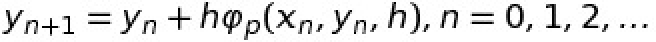
#> input picture 2-Math modeling/Galkin_Letavin_8/Formuls/10.jpg, 328 x 21 px (shown 2 times larger)
$ python -i ImPhSh.py   (imports and definitions only)
#> lines starting #> are read from the running program, lines starting #| are printed output that depends on the picture
from PIL import Image,ImageDraw, ImageFilter
import numpy as np
import random
import math as m
from random import randint
import os


# [549 lines left out: functions TR, Photo_to_Sim, Rand_Rectangle, Circule, Lines, Carousel and 3 more, not called in this run]

def Rand_30_rectangles(path):
    im = Image.open(path)
#> im is the input picture: PIL image 328x21 L; min 0, max 255, mean 228.4

    w = im.size[0]
#> w = 328
    h = im.size[1]
#> h = 21
    #print (w, h)

    m0 = im.crop((0, 0, w/6, h/5))
    m1 = im.crop((w/6, 0, w/3, h/5))
    m2 = im.crop((w/3, 0, w/2, h/5))
    m3 = im.crop((w/2, 0, 2*w/3, h/5))
    m4 = im.crop((2*w/3, 0, 5*w/6, h/5))
    m5 = im.crop((5*w/6, 0, w, h/5))


    m6 = im.crop((0, h/5, w/6, 2*h/5))

    m7 = im.crop((w/6, h/5, w/3, 2*h/5))

    m8 = im.crop((w/3, h/5, w/2, 2*h/5))
    m9 = im.crop((w/2, h/5, 2*w/3, 2*h/5))


    m10 = im.crop((2*w/3, h/5, 5*w/6, 2*h/5))

    m11 = im.crop((5*w/6, h/5, w, 2*h/5))

    m12 = im.crop((0, 2*h/5, w/6, 3*h/5))
    m13 = im.crop((w/6, 2*h/5, w/3, 3*h/5))

    m14 = im.crop((w/3, 2*h/5, w/2, 3*h/5))

    m15 = im.crop((w/2, 2*h/5, 2*w/3, 3*h/5))

    m16 = im.crop((2*w/3, 2*h/5, 5*w/6, 3*h/5))

    m17 = im.crop((5*w/6, 2*h/5, w, 3*h/5))

    m18 = im.crop((0, 3*h/5, w/6, 4*h/5))

    m19 = im.crop((w/6, 3*h/5, w/3, 4*h/5))

    m20 = im.crop((w/3, 3*h/5, w/2, 4*h/5))

    m21 = im.crop((w/2, 3*h/5, 2*w/3, 4*h/5))

    m22 = im.crop((2*w/3, 3*h/5, 5*w/6, 4*h/5))
    m23 = im.crop((5*w/6, 3*h/5, w, 4*h/5))


    m24 = im.crop((0, 4*h/5, w/6, h))

    m25 = im.crop((w/6, 4*h/5, w/3, h))

    m26 = im.crop((w/3, 4*h/5, w/2, h))

    m27 = im.crop((w/2, 4*h/5, 2*w/3, h))
    m28 = im.crop((2*w/3, 4*h/5, 5*w/6, h))

    m29 = im.crop((5*w/6, 4*h/5, w, h))


    im_list = [m0, m1, m2, m3, m4, m5, m6, m7, m8, m9, m10, m11, m12, m13, m14, m15, m16, m17, m18, m19, m20, m21, m22, m23, m24, m25, m26, m27, m28, m29]
    number_list = [0,1,2,3,4,5,6,7,8,9,10,11,12,13,14,15,16,17,18,19,20,21,22,23,24,25,26,27,28,29]
    n_list = []
    num_list = np.zeros(12)
    i_list = []
    n_list.append(random.sample(number_list, 12))
    for i in range(12):
        a = n_list[0][i]
        i_list.append(im_list[a])
        num_list[i] = n_list[0][i]
#> after the loop, i_list = 12 items; num_list = [27, 12, 24, 13, 1, 8, 16, 15, 28, 9, 22, 11]
    print(num_list)
#| [27. 12. 24. 13.  1.  8. 16. 15. 28.  9. 22. 11.]
    random.shuffle(num_list)
    print(num_list)
#| [16.  8. 22. 11. 15. 27. 12.  1. 24. 28. 13.  9.]

    img1 = Image.new( mode = "RGB", size = (w, h), color = (210, 105, 30) )
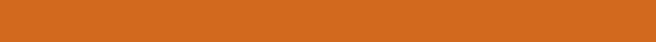
#> img1: PIL image 328x21 RGB (shown 2 times larger); mean R, G, B 210, 105, 30


    img = img1

    def F(image, n):
        if n == 0:
            img.paste(image,(0,0))
        elif n == 1:
            img.paste(image,(int(w/6),0))
        elif n == 2:
            img.paste(image,(int(w/3),0))
        elif n == 3:
            img.paste(image,(int(w/2),0))
        elif n == 4:
            img.paste(image,(int(2*w/3),0))
        elif n == 5:
            img.paste(image,(int(5*w/6),0))
        elif n == 6:
            img.paste(image,(0,int(h/5)))
        elif n == 7:
            img.paste(image,(int(w/6),int(h/5)))
        elif n == 8:
            img.paste(image,(int(w/3),int(h/5)))
        elif n == 9:
            img.paste(image,(int(w/2),int(h/5)))
        elif n == 10:
            img.paste(image,(int(2*w/3),int(h/5)))
        elif n == 11:
            img.paste(image,(int(5*w/6),int(h/5)))
        elif n == 12:
            img.paste(image,(0,int(2*h/5)))
        elif n == 13:
            img.paste(image,(int(w/6),int(2*h/5)))
        elif n == 14:
            img.paste(image,(int(w/3),int(2*h/5)))
        elif n == 15:
            img.paste(image,(int(w/2),int(2*h/5)))
        elif n == 16:
            img.paste(image,(int(2*w/3),int(2*h/5)))
        elif n == 17:
            img.paste(image,(int(5*w/6),int(2*h/5)))
        elif n == 18:
            img.paste(image,(0,int(3*h/5)))
        elif n == 19:
            img.paste(image,(int(w/6),int(3*h/5)))
        elif n == 20:
            img.paste(image,(int(w/3),int(3*h/5)))
        elif n == 21:
            img.paste(image,(int(w/2),int(3*h/5)))
        elif n == 22:
            img.paste(image,(int(2*w/3),int(3*h/5)))
        elif n == 23:
            img.paste(image,(int(5*w/6),int(3*h/5)))
        elif n == 24:
            img.paste(image,(0,int(4*h/5)))
        elif n == 25:
            img.paste(image,(int(w/6),int(4*h/5)))
        elif n == 26:
            img.paste(image,(int(w/3),int(4*h/5)))
        elif n == 27:
            img.paste(image,(int(w/2),int(4*h/5)))
        elif n == 28:
            img.paste(image,(int(2*w/3),int(4*h/5)))
        elif n == 29:
            img.paste(image,(int(5*w/6),int(4*h/5)))

    for i in range(12):
        image = i_list[i]
        n = num_list[i]
        F(image, n)
#> this loop made 12 passes
#> n on passes 1 to 12: 16, 8, 22, 11, 15, 27, 12, 1, 24, 28, 13, 9
    img.show()
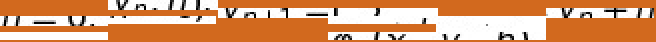
#> shown: PIL image 328x21 RGB (shown 2 times larger); mean R, G, B 217.1, 155.3, 111.2

# [410 lines left out: functions TR_2, TR_3, Donut, Four_Rectangles, Heart, not called in this run]

>>> result = Rand_30_rectangles('../../../../2-Math modeling/Galkin_Letavin_8/Formuls/10.jpg')

$ run again, on 2-Math modeling/Galkin_Letavin_8/Formuls/11.jpg
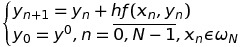
#> input picture 2-Math modeling/Galkin_Letavin_8/Formuls/11.jpg, 242 x 47 px
#> in Rand_30_rectangles, im is the input picture: PIL image 242x47 L; min 0, max 255, mean 230.8
#> after the loop in Rand_30_rectangles, `for i in range(12):`: i_list = 12 items; num_list = [27, 12, 24, 13, 1, 8, 16, 15, 28, 9, 22, 11]
#| [27. 12. 24. 13.  1.  8. 16. 15. 28.  9. 22. 11.]
#| [16.  8. 22. 11. 15. 27. 12.  1. 24. 28. 13.  9.]
#> the loop in Rand_30_rectangles, `for i in range(12):` made 12 passes
#> n on passes 1 to 8: 16, 8, 22, 11, 15, 27, 12, 1
#> in Rand_30_rectangles, `img.show()`:
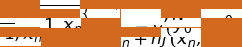
#> shown: PIL image 242x47 RGB; mean R, G, B 219.2, 155.5, 110

$ run again, on 2-Math modeling/Galkin_Letavin_8/Formuls/12.jpg
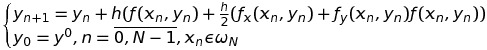
#> input picture 2-Math modeling/Galkin_Letavin_8/Formuls/12.jpg, 487 x 50 px
#> in Rand_30_rectangles, im is the input picture: PIL image 487x50 L; min 0, max 255, mean 235.4
#> after the loop in Rand_30_rectangles, `for i in range(12):`: i_list = 12 items; num_list = [27, 12, 24, 13, 1, 8, 16, 15, 28, 9, 22, 11]
#| [27. 12. 24. 13.  1.  8. 16. 15. 28.  9. 22. 11.]
#| [16.  8. 22. 11. 15. 27. 12.  1. 24. 28. 13.  9.]
#> the loop in Rand_30_rectangles, `for i in range(12):` made 12 passes
#> n on passes 1 to 8: 16, 8, 22, 11, 15, 27, 12, 1
#> in Rand_30_rectangles, `img.show()`:
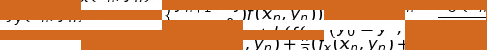
#> shown: PIL image 487x50 RGB; mean R, G, B 220, 157, 111.9

$ run again, on 2-Math modeling/Galkin_Letavin_8/Formuls/6.jpg
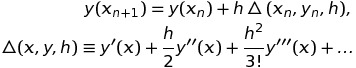
#> input picture 2-Math modeling/Galkin_Letavin_8/Formuls/6.jpg, 356 x 68 px
#> in Rand_30_rectangles, im is the input picture: PIL image 356x68 L; min 0, max 255, mean 237.6
#> after the loop in Rand_30_rectangles, `for i in range(12):`: i_list = 12 items; num_list = [27, 12, 24, 13, 1, 8, 16, 15, 28, 9, 22, 11]
#| [27. 12. 24. 13.  1.  8. 16. 15. 28.  9. 22. 11.]
#| [16.  8. 22. 11. 15. 27. 12.  1. 24. 28. 13.  9.]
#> the loop in Rand_30_rectangles, `for i in range(12):` made 12 passes
#> n on passes 1 to 8: 16, 8, 22, 11, 15, 27, 12, 1
#> in Rand_30_rectangles, `img.show()`:
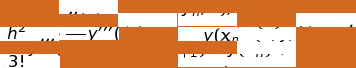
#> shown: PIL image 356x68 RGB; mean R, G, B 223.6, 160.5, 115.4
